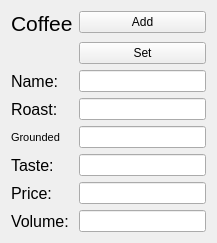
<?xml version="1.0" encoding="UTF-8"?>
<ui version="4.0">
 <class>WidgetUi</class>
 <widget class="QWidget" name="WidgetUi">
  <property name="geometry">
   <rect>
    <x>0</x>
    <y>0</y>
    <width>217</width>
    <height>240</height>
   </rect>
  </property>
  <property name="windowTitle">
   <string>Edit/Add</string>
  </property>
  <layout class="QFormLayout" name="formLayout">
   <item row="0" column="0">
    <widget class="QLabel" name="label">
     <property name="maximumSize">
      <size>
       <width>100</width>
       <height>16777215</height>
      </size>
     </property>
     <property name="font">
      <font>
       <pointsize>16</pointsize>
      </font>
     </property>
     <property name="text">
      <string>Coffee</string>
     </property>
    </widget>
   </item>
   <item row="0" column="1">
    <widget class="QPushButton" name="add_btn">
     <property name="text">
      <string>Add</string>
     </property>
    </widget>
   </item>
   <item row="1" column="1">
    <widget class="QPushButton" name="set_btn">
     <property name="text">
      <string>Set</string>
     </property>
    </widget>
   </item>
   <item row="2" column="0">
    <widget class="QLabel" name="name_label">
     <property name="font">
      <font>
       <pointsize>12</pointsize>
      </font>
     </property>
     <property name="text">
      <string>Name:</string>
     </property>
    </widget>
   </item>
   <item row="2" column="1">
    <widget class="QLineEdit" name="name"/>
   </item>
   <item row="3" column="0">
    <widget class="QLabel" name="roast_label">
     <property name="font">
      <font>
       <pointsize>12</pointsize>
      </font>
     </property>
     <property name="text">
      <string>Roast:</string>
     </property>
    </widget>
   </item>
   <item row="3" column="1">
    <widget class="QLineEdit" name="roast"/>
   </item>
   <item row="5" column="0">
    <widget class="QLabel" name="tase_label">
     <property name="font">
      <font>
       <pointsize>12</pointsize>
      </font>
     </property>
     <property name="text">
      <string>Taste:</string>
     </property>
    </widget>
   </item>
   <item row="5" column="1">
    <widget class="QLineEdit" name="beans"/>
   </item>
   <item row="6" column="0">
    <widget class="QLabel" name="price_label">
     <property name="font">
      <font>
       <pointsize>12</pointsize>
      </font>
     </property>
     <property name="text">
      <string>Price:</string>
     </property>
    </widget>
   </item>
   <item row="6" column="1">
    <widget class="QLineEdit" name="price">
     <property name="text">
      <string/>
     </property>
    </widget>
   </item>
   <item row="7" column="0">
    <widget class="QLabel" name="volume_label">
     <property name="font">
      <font>
       <pointsize>12</pointsize>
      </font>
     </property>
     <property name="text">
      <string>Volume:</string>
     </property>
    </widget>
   </item>
   <item row="7" column="1">
    <widget class="QLineEdit" name="volume"/>
   </item>
   <item row="4" column="1">
    <widget class="QLineEdit" name="taste"/>
   </item>
   <item row="4" column="0">
    <widget class="QLabel" name="beans_label">
     <property name="font">
      <font>
       <pointsize>8</pointsize>
      </font>
     </property>
     <property name="text">
      <string>Grounded</string>
     </property>
    </widget>
   </item>
  </layout>
 </widget>
 <resources/>
 <connections/>
</ui>
